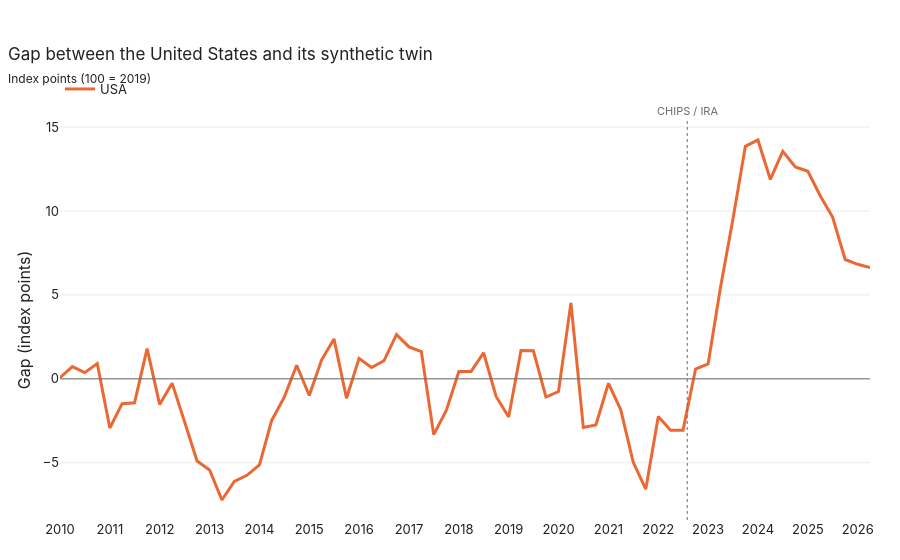

The code cell stored with this chart in its notebook:
### Markdown cell above
## 4. Estimation

### Code cell
plot_gaps(s, title='Gap between the United States and its synthetic twin', subtitle="Index points (100 = 2019)")

### Figure 1 — Plotly figure (JSON) as saved in the notebook; plotly's stock layout.template omitted (floating-point values rounded to 4 significant figures)
{"data": [{"hovertemplate": "USA : %{y:.1f}<extra></extra>", "legendgroup": "USA", "line": {"color": "#eb6834", "width": 3}, "mode": "lines", "name": "USA", "opacity": 1, "showlegend": true, "type": "scatter", "x": ["2010-01-01", "2010-04-01", "2010-07-01", "2010-10-01", "2011-01-01", "2011-04-01", "2011-07-01", "2011-10-01", "2012-01-01", "2012-04-01", "2012-07-01", "2012-10-01", "2013-01-01", "2013-04-01", "2013-07-01", "2013-10-01", "2014-01-01", "2014-04-01", "2014-07-01", "2014-10-01", "2015-01-01", "2015-04-01", "2015-07-01", "2015-10-01", "2016-01-01", "2016-04-01", "2016-07-01", "2016-10-01", "2017-01-01", "2017-04-01", "2017-07-01", "2017-10-01", "2018-01-01", "2018-04-01", "2018-07-01", "2018-10-01", "2019-01-01", "2019-04-01", "2019-07-01", "2019-10-01", "2020-01-01", "2020-04-01", "2020-07-01", "2020-10-01", "2021-01-01", "2021-04-01", "2021-07-01", "2021-10-01", "2022-01-01", "2022-04-01", "2022-07-01", "2022-10-01", "2023-01-01", "2023-04-01", "2023-07-01", "2023-10-01", "2024-01-01", "2024-04-01", "2024-07-01", "2024-10-01", "2025-01-01", "2025-04-01", "2025-07-01", "2025-10-01", "2026-01-01", "2026-04-01"], "y": [0.0635, 0.7301, 0.3701, 0.9121, -2.928, -1.481, -1.426, 1.799, -1.525, -0.2573, -2.538, -4.895, -5.433, -7.218, -6.111, -5.748, -5.127, -2.478, -1.104, 0.8088, -0.9936, 1.12, 2.377, -1.156, 1.216, 0.6711, 1.075, 2.635, 1.902, 1.626, -3.325, -1.882, 0.4373, 0.4401, 1.552, -1.05, -2.277, 1.688, 1.673, -1.084, -0.7588, 4.522, -2.901, -2.741, -0.265, -1.847, -4.956, -6.571, -2.239, -3.06, -3.06, 0.5842, 0.8884, 5.414, 9.477, 13.85, 14.23, 11.88, 13.55, 12.62, 12.36, 10.91, 9.636, 7.106, 6.822, 6.634]}], "layout": {"annotations": [{"font": {"color": "#6b6b6b", "size": 11}, "showarrow": false, "text": "CHIPS / IRA", "x": "2022-08-01", "xanchor": "center", "y": 1, "yanchor": "bottom", "yref": "paper"}], "hovermode": "closest", "shapes": [{"line": {"color": "#6b6b6b", "width": 1}, "type": "line", "x0": 0, "x1": 1, "xref": "x domain", "y0": 0, "y1": 0, "yref": "y"}, {"line": {"color": "#6b6b6b", "dash": "dot", "width": 1}, "type": "line", "x0": "2022-08-01", "x1": "2022-08-01", "xref": "x", "y0": 0, "y1": 1, "yref": "y domain"}], "title": {"subtitle": {"text": "Index points (100 = 2019)"}, "text": "Gap between the United States and its synthetic twin"}, "xaxis": {"dtick": "M12", "tickformat": "%Y"}, "yaxis": {"title": {"text": "Gap (index points)"}}}}
